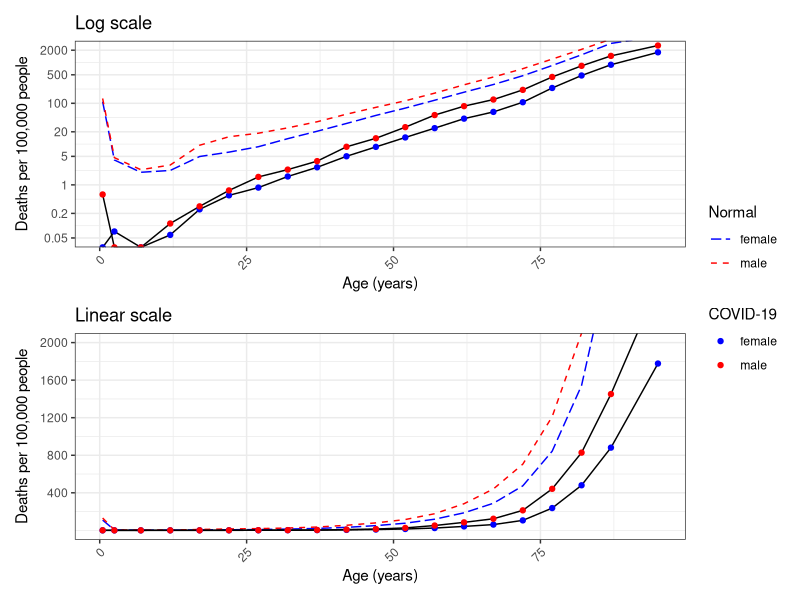

Recreate this plot in R. (Note: this script raises an error after producing the figure.)
## ---- chunk 1
knitr::opts_chunk$set(echo = FALSE)
## ---- chunk 2
## load libraries
library(tidyverse)
library(readxl)
library(lubridate)
library(patchwork)

## read in males
males <- read_excel("covid/uploadFiles/nationallifetables3yearew.xlsx", 
        sheet = "2016-2018", range = "A7:F108") %>%
    mutate(sex = "male")

## read in females
females <- read_excel("covid/uploadFiles/nationallifetables3yearew.xlsx", 
        sheet = "2016-2018", range = "A7:A108") %>%
    cbind(
        read_excel("covid/uploadFiles/nationallifetables3yearew.xlsx", 
            sheet = "2016-2018", range = "H7:L108")
    ) %>%
    mutate(sex = "female")

## bind together and cleanup
lifetables <- rbind(males, females) %>%
    rename(age = x) %>%
    mutate(qx = qx * 100000 * 16 / 52)

## read in the correct worksheet from the .xlsx
deaths <- read_excel("covid/uploadFiles/publishedweek262020.xlsx", 
        sheet = "Covid-19 - Weekly registrations", range = "B33:AB53") %>%
    mutate(sex = "male") %>%
    rbind(
        read_excel("covid/uploadFiles/publishedweek262020.xlsx", 
            sheet = "Covid-19 - Weekly registrations", range = "B55:AB75") %>%
        mutate(sex = "female")
    )

## create vector of column names
dates <- read_excel("covid/uploadFiles/publishedweek262020.xlsx", 
        sheet = "Covid-19 - Weekly registrations", range = "C6:AB6") %>%
    colnames() %>%
    as.numeric() %>%
    as.Date(origin = "1899-12-30")

## set the column names
colnames(deaths) <- c("age", as.character(dates), "sex")
deaths <- pivot_longer(deaths, !c(age, sex), names_to = "date", values_to = "deaths") %>%
    mutate(date = as.Date(date))

## read in the correct worksheet from the .xlsx
pop_males <- read_excel("covid/uploadFiles/ukmidyearestimates20182019ladcodes.xls", 
        sheet = "MYE2 - Males", range = "A5:CQ435")
pop_females <- read_excel("covid/uploadFiles/ukmidyearestimates20182019ladcodes.xls", 
        sheet = "MYE2 - Females", range = "A5:CQ435")

## add sex column
pop_males <- mutate(pop_males, sex = "male") %>%
    rename(Geography = Geography1)
pop_females <- mutate(pop_females, sex = "female")

## bind together and convert to tidy format
pop <- rbind(pop_males, pop_females) %>%
    select(!`All ages`) %>%
    pivot_longer(!c(Code, Name, Geography, sex), names_to = "age", values_to = "population") %>%
    mutate(age = as.numeric(age))

## extract relevant data
deaths_sub <- filter(deaths, date >= "2020-03-07" & date <= "2020-06-26") %>%
    group_by(age, sex) %>%
    summarise(deaths = sum(deaths), .groups = "drop")

## extract relevant data
pop_sub <- filter(pop, Name == "ENGLAND AND WALES") %>%
    select(!c(Name, Geography, Code))

## create break points and labels for the cut function
age_breaks <- seq(4, 89, by = 5)
age_labels <- paste0(c(1, age_breaks[-length(age_breaks)] + 1), "-", age_breaks)

age_breaks <- c(-1, 0, age_breaks, max(pop_sub$age) + 1)
age_labels <- c("<1", age_labels, "90+")

## create grouped data
pop_sub <- mutate(pop_sub, age_grp = cut(age, age_breaks, age_labels)) %>%
    group_by(age_grp, sex) %>%
    summarise(population = sum(population), .groups = "drop") %>%
    rename(age = age_grp)

## join tables together and calculate population fatality rates
PFR <- inner_join(deaths_sub, pop_sub, by = c("age", "sex")) %>%
    mutate(PFR = deaths / population) %>%
    mutate(PFR = PFR * 100000)

## create new data frame
PFR_combined <- mutate(lifetables, age_grp = cut(age, age_breaks, age_labels)) %>%
    group_by(age_grp, sex) %>%
    summarise(Normal = mean(qx), .groups = "drop") %>%
    rename(age = age_grp) %>%
    inner_join(
        select(PFR, age, sex, PFR),
        by = c("age", "sex")
    ) %>%
    rename(COVID = PFR) %>%
    pivot_longer(!c(age, sex), names_to = "estimate", values_to = "PFR")
## ---- chunk 3
## generate temporary data set with age-classes
## converted to midpoints
temp <- PFR_combined %>%
    mutate(age = ifelse(age == "<1", "0-1", age)) %>%
    mutate(age = ifelse(age == "90+", "90-100", age)) %>%
    separate(age, c("LB", "UB"), sep = "-") %>%
    mutate(across(c(LB, UB), as.numeric)) %>%
    mutate(age = (LB + UB) / 2)

## plot on log-scale
p1 <- ggplot(temp, aes(x = age, y = PFR)) +
        geom_line(aes(colour = sex, linetype = sex),
            data = filter(temp, estimate == "Normal")) +
        geom_line(aes(group = sex), data = filter(temp, estimate == "COVID")) +
        geom_point(aes(colour = sex), data = filter(temp, estimate == "COVID")) +
        scale_y_continuous(trans = "log", breaks = c(0.05, 0.2, 1, 5, 20, 100, 500, 2000),
            labels = function(x) format(x, scientific = FALSE, drop0trailing = TRUE)) +
        scale_colour_manual(values = c("blue", "red")) +
        scale_linetype_manual(values = c("longdash", "dashed")) +
        xlab("Age (years)") + ylab("Deaths per 100,000 people") +
        ggtitle("Log scale") +
        theme_bw() +
        theme(axis.text.x = element_text(angle = 45, hjust = 1)) +
        coord_cartesian(ylim = c(0.05, 2000)) +
        labs(colour = "COVID-19", linetype = "Normal") +
        guides(
            linetype = guide_legend(override.aes = list(colour = c("blue", "red"))),
            colour = guide_legend(override.aes = list(linetype = NA))
        )

## plot on linear scale by just changing scales
p2 <- p1 +
    ggtitle("Linear scale") +
    scale_y_continuous(breaks = c(400, 800, 1200, 1600, 2000),
        labels = function(x) format(x, scientific = FALSE, drop0trailing = TRUE))

## combine plots using patchwork
p <- p1 / p2 + plot_layout(guides = "collect")
p
## ---- chunk 4
## join deaths with population sizes
table2 <- group_by(pop_sub, age) %>%
    summarise(population = sum(population), .groups = "drop")

table2 <- group_by(deaths_sub, age) %>%
    summarise(deaths = sum(deaths), .groups = "drop") %>%
    inner_join(table2, by = "age")

## change age groupings and amalgamate counts accordingly
## add different columns denoting risk estimates
table2 <- mutate(table2, age = ifelse(age == "<1" | age == "1-4", "0-4", age)) %>%
    mutate(age = ifelse(age == "5-9" | age == "10-14", "5-14", age)) %>%
    mutate(age = ifelse(age == "15-19" | age == "20-24", "15-24", age)) %>%
    mutate(age = ifelse(age == "25-29" | age == "30-34", "25-34", age)) %>%
    mutate(age = ifelse(age == "35-39" | age == "40-44", "35-44", age)) %>%
    mutate(age = ifelse(age == "45-49" | age == "50-54", "45-54", age)) %>%
    mutate(age = ifelse(age == "55-59" | age == "60-64", "55-64", age)) %>%
    mutate(age = ifelse(age == "65-69" | age == "70-74", "65-74", age)) %>%
    mutate(age = ifelse(age == "75-79" | age == "80-84", "75-84", age)) %>%
    group_by(age) %>%
    summarise(deaths = sum(deaths), population = sum(population), .groups = "drop") %>%
    mutate(PFR = 100000 * deaths / population) %>%
    mutate(percentage = 100 * deaths / population) %>%
    mutate(PFR1 = population / deaths)

## read in non-covid death data
nonCovidDeaths <- read_excel("covid/uploadFiles/publishedweek262020.xlsx",
        sheet = "Weekly figures 2020", range = "B21:AB41")
colnames(nonCovidDeaths) <- c("age", as.character(dates))

## tidy data and amend age classes
nonCovidDeaths <- pivot_longer(nonCovidDeaths, !age, names_to = "date", values_to = "deaths") %>%
    mutate(date = as.Date(date)) %>%
    filter(date >= "2020-03-07" & date <= "2020-06-26") %>%
    mutate(age = ifelse(age == "<1" | age == "1-4", "0-4", age)) %>%
    mutate(age = ifelse(age == "5-9" | age == "10-14", "5-14", age)) %>%
    mutate(age = ifelse(age == "15-19" | age == "20-24", "15-24", age)) %>%
    mutate(age = ifelse(age == "25-29" | age == "30-34", "25-34", age)) %>%
    mutate(age = ifelse(age == "35-39" | age == "40-44", "35-44", age)) %>%
    mutate(age = ifelse(age == "45-49" | age == "50-54", "45-54", age)) %>%
    mutate(age = ifelse(age == "55-59" | age == "60-64", "55-64", age)) %>%
    mutate(age = ifelse(age == "65-69" | age == "70-74", "65-74", age)) %>%
    mutate(age = ifelse(age == "75-79" | age == "80-84", "75-84", age)) %>%
    group_by(age) %>%
    summarise(nonCovidDeaths = sum(deaths), .groups = "drop")

## join with table2 and remove COVID deaths
table2 <- inner_join(table2, nonCovidDeaths, by = "age") %>%
    mutate(nonCovidDeaths = nonCovidDeaths - deaths)

## read in the correct worksheet for weekly deaths
weekly <- read_excel("covid/uploadFiles/weeklydeaths2015to20195yearaveragegenderagebands.xlsx", 
        sheet = "Figures", range = "A7:BA27")

## extract "weeks" in time period of interest
weeksOfInterest <- week(as.Date("2020-03-08", format = "%Y-%m-%d"))
weeksOfInterest <- weeksOfInterest:week(as.Date("2020-06-26", format = "%Y-%m-%d"))
weeksOfInterest <- weeksOfInterest[-1]

## pivot data into longer format and remove unwanted weeks
colnames(weekly) <- c("age", as.character(1:(ncol(weekly) - 1)))
weekly <- pivot_longer(weekly, !age, names_to = "week", values_to = "deaths") %>%
    filter(week %in% weeksOfInterest) %>%
    mutate(age = ifelse(age == "<1" | age == "1-4", "0-4", age)) %>%
    mutate(age = ifelse(age == "5-9" | age == "10-14", "5-14", age)) %>%
    mutate(age = ifelse(age == "15-19" | age == "20-24", "15-24", age)) %>%
    mutate(age = ifelse(age == "25-29" | age == "30-34", "25-34", age)) %>%
    mutate(age = ifelse(age == "35-39" | age == "40-44", "35-44", age)) %>%
    mutate(age = ifelse(age == "45-49" | age == "50-54", "45-54", age)) %>%
    mutate(age = ifelse(age == "55-59" | age == "60-64", "55-64", age)) %>%
    mutate(age = ifelse(age == "65-69" | age == "70-74", "65-74", age)) %>%
    mutate(age = ifelse(age == "75-79" | age == "80-84", "75-84", age)) %>%
    group_by(age) %>%
    summarise(weeklyDeaths = sum(deaths), .groups = "drop")

## join with table 2 and add remaining columns
table2 <- inner_join(table2, weekly, by = "age") %>%
    mutate(perc5yearRisk = 100 * deaths / weeklyDeaths) %>%
    mutate(addDaysRisk = 112 * deaths / weeklyDeaths)

## add total column
table2 <- table2 %>%
    summarise(
        deaths = sum(deaths),
        population = sum(population),
        nonCovidDeaths = sum(nonCovidDeaths),
        weeklyDeaths = sum(weeklyDeaths),
        .groups = "drop"
    ) %>%
    mutate(PFR = 100000 * deaths / population) %>%
    mutate(percentage = 100 * deaths / population ) %>%
    mutate(PFR1 = population / deaths) %>%
    mutate(perc5yearRisk = 100 * deaths / weeklyDeaths) %>%
    mutate(addDaysRisk = 112 * deaths / weeklyDeaths) %>%
    mutate(age = "All ages") %>%
    rbind(table2) %>%
    arrange(age)
## ---- chunk 5
## extract columns for table and rearrange to get correct age-classes
## in correct place (there are various ways to do this)
select(table2, age, deaths, population, PFR, percentage, PFR1, nonCovidDeaths, weeklyDeaths, perc5yearRisk, addDaysRisk) %>%
    mutate(age = gsub("5-14", "05-14", age)) %>%
    arrange(age) %>%
    mutate(age = gsub("05-14", "5-14", age)) %>%
    mutate(age = gsub("-", "--", age)) %>%
    mutate(population = format(population, big.mark = ",", scientific = FALSE)) %>%
    mutate(deaths = format(deaths, big.mark = ",", scientific = FALSE)) %>%
    mutate(PFR = ifelse(PFR > 100, format(round(PFR), scientific = FALSE), format(round(PFR, digits = 1), scientific = FALSE, drop0trailing = TRUE))) %>%
    mutate(percentage = ifelse(percentage < 0.01, format(round(percentage), scientific = FALSE), format(signif(percentage, digits = 2), drop0trailing = TRUE, scientific = FALSE))) %>%
    mutate(PFR1 = paste0("1 in ", format(PFR1, digits = 0, big.mark = ",", scientific = FALSE))) %>%
    mutate(nonCovidDeaths = format(nonCovidDeaths, big.mark = ",", scientific = FALSE)) %>%
    mutate(weeklyDeaths = format(weeklyDeaths, big.mark = ",", scientific = FALSE)) %>%
    mutate(perc5yearRisk = format(perc5yearRisk, digits = 0)) %>%
    mutate(addDaysRisk = format(addDaysRisk, digits = 0)) %>%
    kable(
        col.names = c("Age (years)", "No. of COVID-19 deaths", "Population", "COVID-19 rate / 100,000", "COVID-19 rate (%)", "COVID-19 rate (1 in ...)", "No. of non-COVID-19 deaths", "5 year average", "COVID-19 as % of 5 year average", "Equivalent days of normal risk"),
        align = "c",
        caption = "Mortality rates expressed in different ways",
        format = ifelse(is_html_output(), "html", "pipe")) %>%
    kable_styling(bootstrap_options = "striped") %>%
    row_spec(0, bold = TRUE) %>%
    row_spec(12, bold = TRUE)
